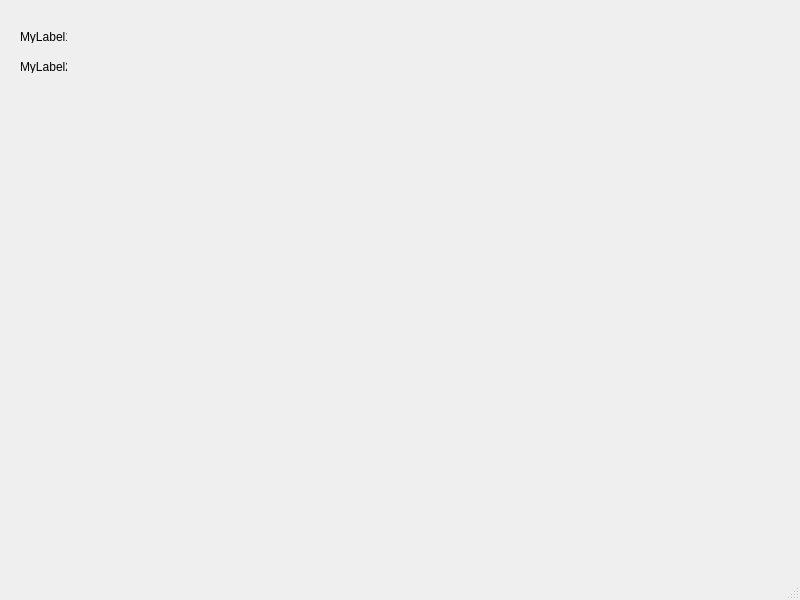
<?xml version="1.0" encoding="UTF-8"?>
<ui version="4.0">
 <class>MainWindow</class>
 <widget class="QMainWindow" name="MainWindow">
  <property name="geometry">
   <rect>
    <x>0</x>
    <y>0</y>
    <width>800</width>
    <height>600</height>
   </rect>
  </property>
  <property name="windowTitle">
   <string>MainWindow</string>
  </property>
  <widget class="QWidget" name="centralwidget">
   <widget class="QLabel" name="label">
    <property name="geometry">
     <rect>
      <x>20</x>
      <y>30</y>
      <width>47</width>
      <height>13</height>
     </rect>
    </property>
    <property name="text">
     <string>MyLabel1</string>
    </property>
   </widget>
   <widget class="QLabel" name="label_2">
    <property name="geometry">
     <rect>
      <x>20</x>
      <y>60</y>
      <width>47</width>
      <height>13</height>
     </rect>
    </property>
    <property name="text">
     <string>MyLabel2</string>
    </property>
   </widget>
  </widget>
  <widget class="QMenuBar" name="menubar">
   <property name="geometry">
    <rect>
     <x>0</x>
     <y>0</y>
     <width>800</width>
     <height>21</height>
    </rect>
   </property>
  </widget>
  <widget class="QStatusBar" name="statusbar"/>
 </widget>
 <resources/>
 <connections/>
</ui>
